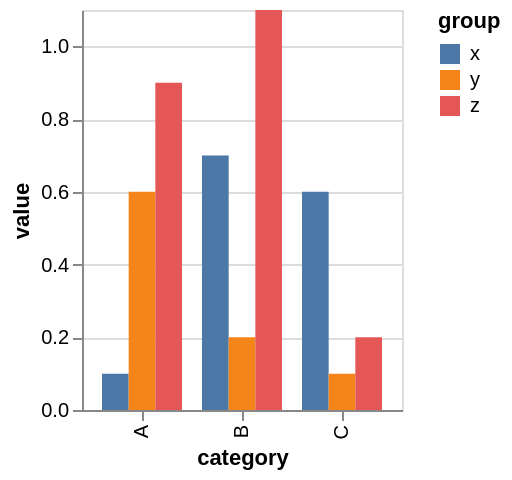

Write the Vega-Lite specification saved for this chart.
### Vega specification from a JSON file in a GitHub repository (floating-point values rounded to 4 significant figures)
{"$schema": "https://vega.github.io/schema/vega/v5.json", "background": "white", "padding": 5, "height": 200, "style": "cell", "data": [{"name": "source_0", "values": [{"category": "A", "group": "x", "value": 0.1}, {"category": "A", "group": "y", "value": 0.6}, {"category": "A", "group": "z", "value": 0.9}, {"category": "B", "group": "x", "value": 0.7}, {"category": "B", "group": "y", "value": 0.2}, {"category": "B", "group": "z", "value": 1.1}, {"category": "C", "group": "x", "value": 0.6}, {"category": "C", "group": "y", "value": 0.1}, {"category": "C", "group": "z", "value": 0.2}]}, {"name": "data_0", "source": "source_0", "transform": [{"type": "stack", "groupby": ["category", "group"], "field": "value", "sort": {"field": [], "order": []}, "as": ["value_start", "value_end"], "offset": "zero"}, {"type": "filter", "expr": "isValid(datum[\"value\"]) && isFinite(+datum[\"value\"])"}]}], "signals": [{"name": "x_step", "value": 50}, {"name": "width", "update": "bandspace(domain('x').length, 0.2, 0.2) * x_step"}], "marks": [{"name": "marks", "type": "rect", "style": ["bar"], "from": {"data": "data_0"}, "encode": {"update": {"fill": {"scale": "color", "field": "group"}, "ariaRoleDescription": {"value": "bar"}, "description": {"signal": "\"category: \" + (\"\" + datum[\"category\"]) + \"; value: \" + (!isValid(datum[\"value\"]) || !isFinite(+datum[\"value\"]) ? \"\" + datum[\"value\"] : format(datum[\"value\"], \"\")) + \"; group: \" + (\"\" + datum[\"group\"])"}, "x": {"scale": "x", "field": "category", "offset": {"scale": "xOffset", "field": "group"}}, "width": {"signal": "max(0.25, bandwidth('xOffset'))"}, "y": {"scale": "y", "field": "value_end"}, "y2": {"scale": "y", "field": "value_start"}}}}], "scales": [{"name": "x", "type": "band", "domain": {"data": "data_0", "field": "category", "sort": true}, "range": {"step": {"signal": "x_step"}}, "paddingInner": 0.2, "paddingOuter": 0.2}, {"name": "y", "type": "linear", "domain": {"data": "data_0", "fields": ["value_start", "value_end"]}, "range": [{"signal": "height"}, 0], "nice": true, "zero": true}, {"name": "xOffset", "type": "band", "domain": {"data": "data_0", "field": "group", "sort": true}, "range": [0, {"signal": "bandwidth('x')"}]}, {"name": "color", "type": "ordinal", "domain": {"data": "data_0", "field": "group", "sort": true}, "range": "category"}], "axes": [{"scale": "y", "orient": "left", "gridScale": "x", "grid": true, "tickCount": {"signal": "ceil(height/40)"}, "domain": false, "labels": false, "aria": false, "maxExtent": 0, "minExtent": 0, "ticks": false, "zindex": 0}, {"scale": "x", "orient": "bottom", "grid": false, "title": "category", "labelAlign": "right", "labelAngle": 270, "labelBaseline": "middle", "zindex": 0}, {"scale": "y", "orient": "left", "grid": false, "title": "value", "labelOverlap": true, "tickCount": {"signal": "ceil(height/40)"}, "zindex": 0}], "legends": [{"fill": "color", "symbolType": "square", "title": "group"}]}
